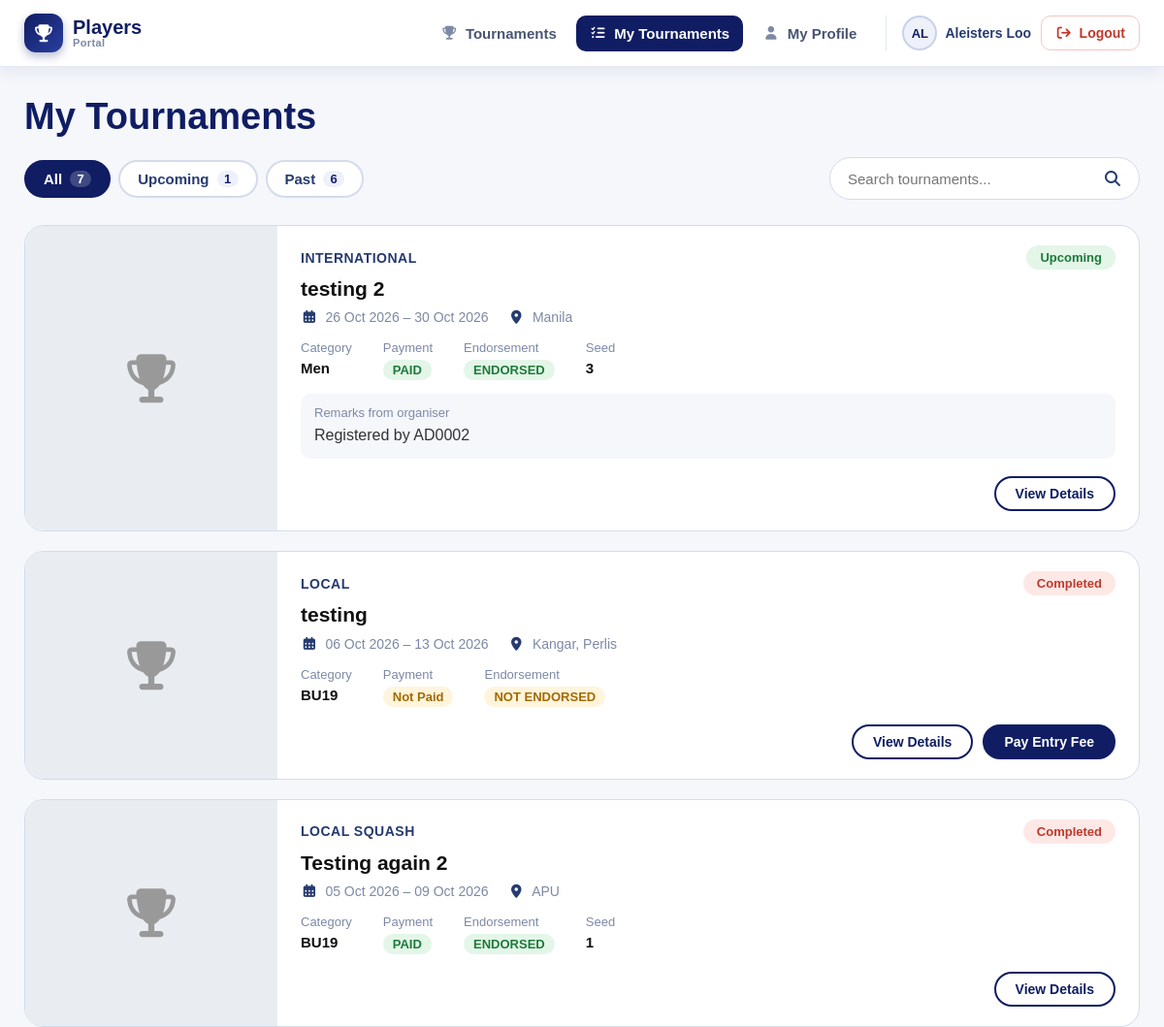
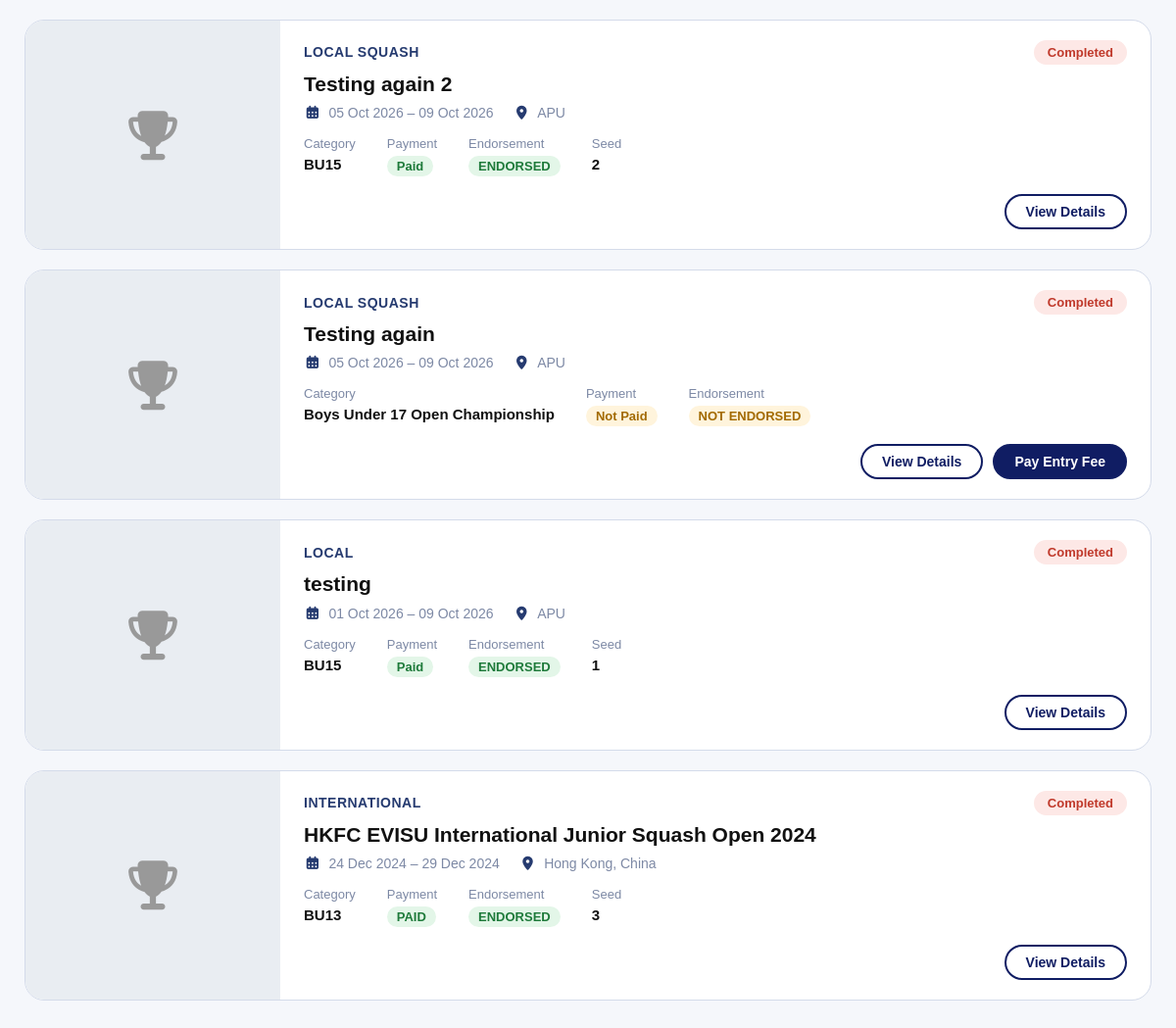
The page /player/my_tournaments.php (signed in) on the database its author committed (2 pictures, top to bottom).
### tables this page shows
CREATE TABLE `tournament_register` (
  `registrationID` int(11) NOT NULL,
  `category_registered` varchar(255) NOT NULL,
  `category_remarks` varchar(255) DEFAULT NULL,
  `player_chinese_name` varchar(255) DEFAULT NULL,
  `player_tshirt` varchar(255) DEFAULT NULL,
  `accommodation` varchar(255) DEFAULT NULL,
  `player_latest_results` varchar(1000) DEFAULT NULL,
  `player_attachments` varchar(255) DEFAULT NULL,
  `amount_paid` varchar(255) DEFAULT NULL,
  `payment_date` datetime DEFAULT NULL,
  `payment_status` varchar(20) NOT NULL,
  `payment_proof` varchar(255) DEFAULT NULL,
  `endorsement` varchar(255) NOT NULL,
  `endorsement_date` date DEFAULT NULL,
  `admin_remark` varchar(255) DEFAULT NULL,
  `tournamentID` int(11) DEFAULT NULL,
  `playerID` varchar(255) DEFAULT NULL,
  `seed_number` int(11) DEFAULT NULL
);

CREATE TABLE `tournament` (
  `tournamentID` int(11) NOT NULL,
  `tournament_startdate` datetime NOT NULL,
  `tournament_enddate` datetime NOT NULL,
  `tournament_name` varchar(255) NOT NULL,
  `tournament_description` mediumtext NOT NULL,
  `tournament_detail_link` varchar(255) NOT NULL,
  `tournament_location` varchar(255) NOT NULL,
  `tournament_country` varchar(100) DEFAULT NULL,
  `tournament_fee` varchar(255) NOT NULL,
  `tournament_deadline` datetime NOT NULL,
  `tournament_age_cutoff` date DEFAULT NULL,
  `tournament_type` varchar(50) NOT NULL,
  `tournament_tshirt_size` varchar(255) DEFAULT NULL,
  `tournament_picture` varchar(255) DEFAULT NULL,
  `registration_field` varchar(10000) NOT NULL,
  `creatorID` varchar(255) NOT NULL
);

### player/player_functions.php (called while the page is built, shortened)
<?php
$playerID = $_SESSION["userid"];
function canPay($registration)
{
    $status = strtoupper(trim($registration['payment_status'] ?? ''));
    return !in_array($status, ['PAID', 'REFUNDED'], true);
}
function statusClass($value)
{
    $value = strtoupper(trim($value ?? ''));
    if ($value === 'PAID' || $value === 'ENDORSED') {
        return 'status-good';
    }
    return 'status-pending';
}

### player/my_tournaments.php (the view, shortened to what this page needs)
<?php
require_once "player_functions.php";
$stmt = $conn->prepare("
    SELECT
        tr.registrationID,
        tr.category_registered,
        tr.player_tshirt,
        tr.payment_status,
        tr.payment_proof,
        tr.endorsement,
        tr.seed_number,
        tr.admin_remark,
        t.tournamentID,
        t.tournament_name,
        t.tournament_type,
        t.tournament_location,
        t.tournament_startdate,
        t.tournament_enddate,
        t.tournament_picture
    FROM tournament_register tr
    INNER JOIN tournament t
        ON tr.tournamentID = t.tournamentID
    WHERE tr.playerID = ?
    ORDER BY t.tournament_startdate DESC
");
$stmt->bind_param("s", $playerID);
$stmt->execute();
$result = $stmt->get_result();
$registrations = [];
$counts = [
    'all' => 0,
    'upcoming' => 0,
    'past' => 0
];
while ($registration = $result->fetch_assoc()) {
    $endTime = strtotime($registration['tournament_enddate']);
    $registration['period'] = ($endTime !== false && $endTime > 0 && $endTime < time())
        ? 'past'
        : 'upcoming';
    $counts['all']++;
    $counts[$registration['period']]++;
    $registrations[] = $registration;
}
function formatDay($value)
{
    $time = strtotime($value ?? '');
    return ($time === false || $time <= 0) ? '-' : date("d M Y", $time);
}
?>
<!DOCTYPE html>
<html lang="en">
<head>
    <link rel="stylesheet" href="https://cdnjs.cloudflare.com/ajax/libs/font-awesome/7.0.1/css/all.min.css" />
    <link rel="stylesheet" href="./assets/css/navbar.css?v=<?= filemtime(__DIR__ . '/assets/css/navbar.css') ?>" type="text/css" />
    <link rel="stylesheet" href="./assets/css/tournament_details.css?v=<?= filemtime(__DIR__ . '/assets/css/tournament_details.css') ?>" type="text/css" />
    <link rel="stylesheet" href="./assets/css/my_tournaments.css?v=<?= filemtime(__DIR__ . '/assets/css/my_tournaments.css') ?>" type="text/css" />
</head>
<body>
    <?php include "player_navbar.php"; ?>
    <main class="container">
        <div class="my-header">
            <h1>My Tournaments</h1>
            <div class="my-toolbar">
                <div class="tabs">
                    <button type="button" class="tab active" data-period="all">
                        All <span><?= $counts['all'] ?></span>
                    </button>
                    <button type="button" class="tab" data-period="upcoming">
                        Upcoming <span><?= $counts['upcoming'] ?></span>
                    </button>
                    <button type="button" class="tab" data-period="past">
                        Past <span><?= $counts['past'] ?></span>
                    </button>
                </div>
                <div class="my-search">
                    <i class="fa-solid fa-magnifying-glass"></i>
                    <input
                        type="text"
                        id="registrationSearch"
                        placeholder="Search tournaments..."
                        autocomplete="off"
                    >
                </div>
            </div>
        </div>
        <?php if (empty($registrations)): ?>
            <div class="card empty-state">
                <i class="fa-solid fa-trophy"></i>
                <h2>No registrations yet</h2>
                <p class="muted">
                    You haven't registered for any tournament.
                </p>
                <a href="./player_index.php" class="primary-btn">
                    Browse Tournaments
                </a>
            </div>
        <?php else: ?>
            <div class="registration-list" id="registrationList">
                <?php foreach ($registrations as $registration): ?>
                    <article
                        class="registration-item"
                        data-period="<?= $registration['period'] ?>"
                        data-name="<?= htmlspecialchars(strtolower($registration['tournament_name'])) ?>"
                    >
                        <a
                            href="tournament_details.php?tournamentID=<?= (int) $registration['tournamentID'] ?>"
                            class="item-image"
                        >
                            <?php if (!empty($registration['tournament_picture'])): ?>
                                <img
                                    src="../uploads/tournaments/<?= htmlspecialchars($registration['tournament_picture']) ?>"
                                    alt="<?= htmlspecialchars($registration['tournament_name']) ?>"
                                >
                            <?php else: ?>
                                <div class="no-image">
                                    <i class="fa-solid fa-trophy"></i>
                                </div>
                            <?php endif; ?>
                        </a>
                        <div class="item-content">
                            <div class="item-top">
                                <?php if (!empty($registration['tournament_type'])): ?>
                                    <span class="tournament-type">
                                        <?= htmlspecialchars($registration['tournament_type']) ?>
                                    </span>
                                <?php endif; ?>
                                <?php if ($registration['period'] === 'past'): ?>
                                    <span class="badge badge-closed">Completed</span>
                                <?php else: ?>
                                    <span class="badge badge-open">Upcoming</span>
                                <?php endif; ?>
                            </div>
                            <h2>
                                <a href="tournament_details.php?tournamentID=<?= (int) $registration['tournamentID'] ?>">
                                    <?= htmlspecialchars($registration['tournament_name']) ?>
                                </a>
                            </h2>
                            <div class="item-meta">
                                <span>
                                    <i class="fa-solid fa-calendar-days"></i>
                                    <?= formatDay($registration['tournament_startdate']) ?>
                                    &ndash;
                                    <?= formatDay($registration['tournament_enddate']) ?>
                                </span>
                                <?php if (!empty($registration['tournament_location'])): ?>
                                    <span>
                                        <i class="fa-solid fa-location-dot"></i>
                                        <?= htmlspecialchars($registration['tournament_location']) ?>
                                    </span>
                                <?php endif; ?>
                            </div>
                            <div class="item-stats">
                                <div class="stat">
                                    <span>Category</span>
                                    <strong><?= htmlspecialchars($registration['category_registered']) ?></strong>
                                </div>
                                <div class="stat">
                                    <span>Payment</span>
                                    <strong class="status <?= statusClass($registration['payment_status']) ?>">
                                        <?= htmlspecialchars($registration['payment_status'] ?: 'Not Paid') ?>
                                    </strong>
                                </div>
                                <div class="stat">
                                    <span>Endorsement</span>
                                    <strong class="status <?= statusClass($registration['endorsement']) ?>">
                                        <?= htmlspecialchars($registration['endorsement'] ?: 'NOT ENDORSED') ?>
                                    </strong>
                                </div>
                                <?php if (!empty($registration['seed_number'])): ?>
                                    <div class="stat">
                                        <span>Seed</span>
                                        <strong><?= (int) $registration['seed_number'] ?></strong>
                                    </div>
                                <?php endif; ?>
                            </div>
                            <?php if (!empty($registration['admin_remark'])): ?>
                                <div class="summary-remark">
                                    <span>Remarks from organiser</span>
                                    <p><?= nl2br(htmlspecialchars($registration['admin_remark'])) ?></p>
                                </div>
                            <?php endif; ?>
                            <div class="item-actions">
                                <a
                                    href="tournament_details.php?tournamentID=<?= (int) $registration['tournamentID'] ?>"
                                    class="small-btn outline"
                                >
                                    View Details
                                </a>
                                <?php if (canPay($registration)): ?>
                                    <a
                                        href="tournament_payment.php?registrationID=<?= (int) $registration['registrationID'] ?>"
                                        class="small-btn"
                                    >
                                        <?= empty($registration['payment_proof']) ? 'Pay Entry Fee' : 'Re-upload Receipt' ?>
                                    </a>
                                <?php endif; ?>
                            </div>
                        </div>
                    </article>
                <?php endforeach; ?>
            </div>
        <?php endif; ?>
    </main>
</body>
</html>

### player/assets/css/navbar.css (style rules this page uses)
body { padding: 0; margin: 0; }

### player/assets/css/tournament_details.css (style rules this page uses)
* { margin: 0; padding: 0; box-sizing: border-box; }
body { font-family: Arial, sans-serif; background: #f5f7fb; color: #333; }
.container { max-width: 1200px; margin: 30px auto 60px; padding: 0 25px; }
.no-image { width: 100%; height: 100%; min-height: 300px; display: flex; justify-content: center; align-items: center; font-size: 70px; color: #999; }
.tournament-type { display: inline-block; margin-bottom: 10px; font-size: 14px; font-weight: 700; letter-spacing: 0.5px; text-transform: uppercase; color: #263b70; }
.badge { display: inline-block; padding: 5px 14px; border-radius: 20px; font-size: 13px; font-weight: 700; }
.badge-open { background: #e3f6e8; color: #1e7a3a; }
.badge-closed { background: #fde8e6; color: #c0392b; }
.summary-remark { margin-top: 14px; padding: 12px 14px; background: #f5f7fb; border-radius: 10px; }
.summary-remark span { display: block; font-size: 13px; color: #7d89a5; margin-bottom: 4px; }
.summary-remark p { line-height: 1.5; }
.status { padding: 3px 10px; border-radius: 12px; font-size: 13px !important; }
.status-good { background: #e3f6e8; color: #1e7a3a !important; }
.status-pending { background: #fff4dc; color: #a26a00 !important; }

### player/assets/css/my_tournaments.css (style rules this page uses)
.my-header { margin-bottom: 26px; }
.my-header h1 { font-size: 38px; font-weight: 700; color: #101d63; margin-bottom: 20px; }
.my-toolbar { display: flex; justify-content: space-between; align-items: center; flex-wrap: wrap; gap: 16px; }
.tabs { display: flex; gap: 8px; flex-wrap: wrap; }
.tab { display: inline-flex; align-items: center; gap: 8px; padding: 9px 18px; border: 2px solid #d4dbea; border-radius: 25px; background: #fff; color: #263b70; font-family: inherit; font-size: 15px; font-weight: 600; cursor: pointer; transition: 0.2s ease; }
.tab span { min-width: 22px; padding: 1px 7px; border-radius: 12px; background: #eef1fa; color: #17246b; font-size: 13px; }
.tab.active { background: #101d63; border-color: #101d63; color: #fff; }
.tab.active span { background: rgba(255, 255, 255, 0.2); color: #fff; }
.my-search { position: relative; width: 320px; max-width: 100%; }
.my-search i { position: absolute; right: 18px; top: 50%; transform: translateY(-50%); color: #263b70; }
.my-search input { width: 100%; height: 44px; padding: 0 45px 0 18px; border: 1px solid #d4dbea; border-radius: 25px; background: #fff; color: #222; font-size: 15px; outline: none; transition: 0.2s ease; }
.registration-list { display: flex; flex-direction: column; gap: 20px; }
.registration-item { display: grid; grid-template-columns: 260px minmax(0, 1fr); background: #fff; border: 1px solid #d4dbea; border-radius: 20px; overflow: hidden; transition: box-shadow 0.2s ease; }
.item-image { display: block; text-decoration: none; background: #e9edf2; min-height: 200px; }
.item-image .no-image { min-height: 200px; font-size: 50px; }
.item-content { padding: 20px 24px; min-width: 0; }
.item-top { display: flex; align-items: center; justify-content: space-between; gap: 12px; margin-bottom: 6px; }
.item-top .tournament-type { margin-bottom: 0; }
.item-content h2 { font-size: 21px; line-height: 1.3; margin-bottom: 8px; }
.item-content h2 a { color: #111; text-decoration: none; }
.item-meta { display: flex; flex-wrap: wrap; gap: 6px 20px; font-size: 14px; color: #7d89a5; margin-bottom: 16px; }
.item-meta i { color: #263b70; margin-right: 4px; }
.item-stats { display: flex; flex-wrap: wrap; gap: 14px 32px; }
.stat { display: flex; flex-direction: column; gap: 5px; }
.stat span { font-size: 13px; color: #7d89a5; }
.stat strong { font-size: 15px; color: #111; align-self: flex-start; }
.item-actions { display: flex; justify-content: flex-end; flex-wrap: wrap; gap: 10px; margin-top: 18px; }
.small-btn { display: inline-flex; align-items: center; padding: 8px 20px; border: 2px solid #101d63; border-radius: 22px; background: #101d63; color: #fff; font-size: 14px; font-weight: 700; text-decoration: none; transition: 0.2s ease; }
.small-btn.outline { background: #fff; color: #101d63; }

### rows shown on the page
tournament_register: tournamentID.tournament_type "INTERNATIONAL", shows "Upcoming", tournamentID.tournament_name "testing 2", tournamentID.tournament_startdate "26 Oct 2026", tournamentID.tournament_enddate "30 Oct 2026", tournamentID.tournament_location "Manila", category_registered "Men", payment_status "PAID", endorsement "ENDORSED", seed_number "3", admin_remark "Registered by AD0002"
tournament_register: tournamentID.tournament_type "LOCAL", shows "Completed", tournamentID.tournament_name "testing", tournamentID.tournament_startdate "06 Oct 2026", tournamentID.tournament_enddate "13 Oct 2026", tournamentID.tournament_location "Kangar, Perlis", category_registered "BU19", payment_status "Not Paid", endorsement "NOT ENDORSED", shows "Pay Entry Fee"
tournament_register: tournamentID.tournament_type "LOCAL SQUASH", shows "Completed", tournamentID.tournament_name "Testing again 2", tournamentID.tournament_startdate "05 Oct 2026", tournamentID.tournament_enddate "09 Oct 2026", tournamentID.tournament_location "APU", category_registered "BU19", payment_status "PAID", endorsement "ENDORSED", seed_number "1"
tournament_register: tournamentID.tournament_type "LOCAL SQUASH", shows "Completed", tournamentID.tournament_name "Testing again 2", tournamentID.tournament_startdate "05 Oct 2026", tournamentID.tournament_enddate "09 Oct 2026", tournamentID.tournament_location "APU", category_registered "BU15", payment_status "Paid", endorsement "ENDORSED", seed_number "2"
tournament_register: tournamentID.tournament_type "LOCAL SQUASH", shows "Completed", tournamentID.tournament_name "Testing again", tournamentID.tournament_startdate "05 Oct 2026", tournamentID.tournament_enddate "09 Oct 2026", tournamentID.tournament_location "APU", category_registered "Boys Under 17 Open Championship", payment_status "Not Paid", endorsement "NOT ENDORSED", shows "Pay Entry Fee"
tournament_register: tournamentID.tournament_type "LOCAL", shows "Completed", tournamentID.tournament_name "testing", tournamentID.tournament_startdate "01 Oct 2026", tournamentID.tournament_enddate "09 Oct 2026", tournamentID.tournament_location "APU", category_registered "BU15", payment_status "Paid", endorsement "ENDORSED", seed_number "1"
tournament_register: tournamentID.tournament_type "INTERNATIONAL", shows "Completed", tournamentID.tournament_name "HKFC EVISU International Junior Squash Open 2024", tournamentID.tournament_startdate "24 Dec 2024", tournamentID.tournament_enddate "29 Dec 2024", tournamentID.tournament_location "Hong Kong, China", category_registered "BU13", payment_status "PAID", endorsement "ENDORSED", seed_number "3"

### other values the page prints
$link['label'] "Tournaments"
$link['label'] "My Tournaments"
$link['label'] "My Profile"
$navInitials "AL"
$navName "Aleisters Loo"
$counts['all'] "7"
$counts['upcoming'] "1"
$counts['past'] "6"
